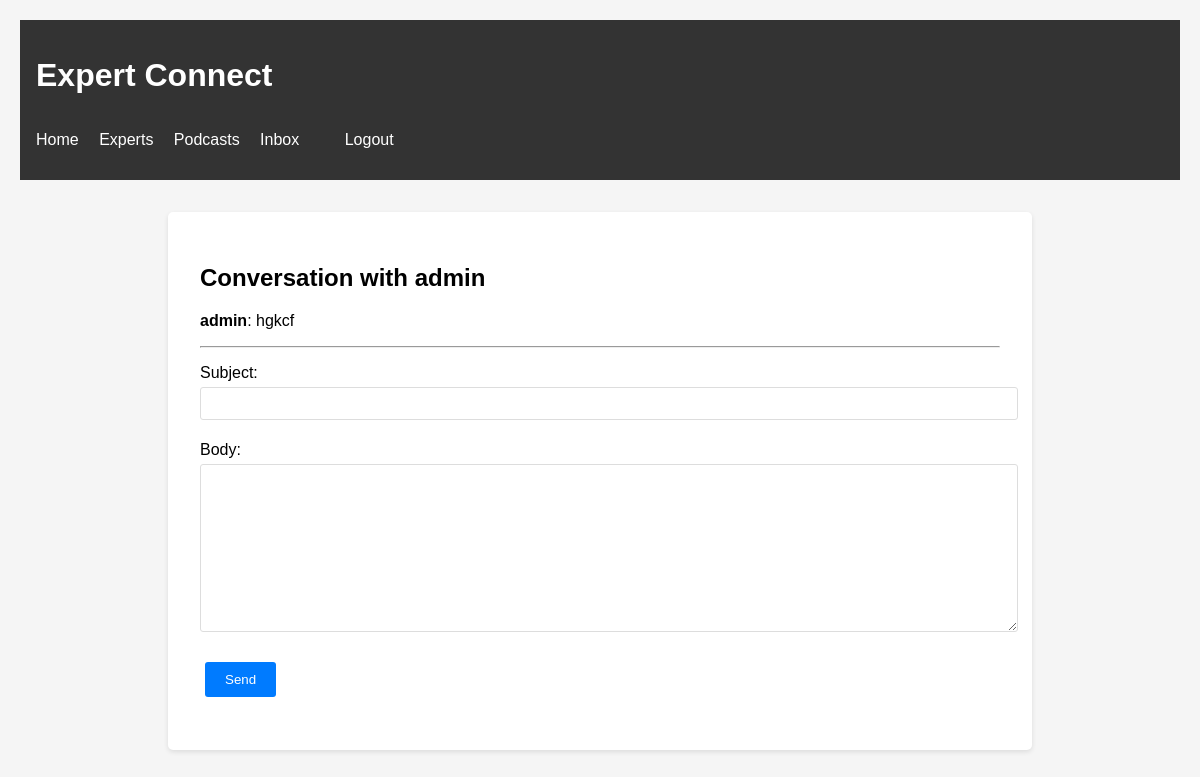
The app's page /messages/1/ (signed in) with its own data.
### expert_connect/core/models.py (models this page shows, shortened)
class User(AbstractUser):
    USER_TYPE_CHOICES = (
        ("expert", "Expert"),
        ("podcaster", "Podcaster"),
    )
    user_type = models.CharField(max_length=10, choices=USER_TYPE_CHOICES)

class Message(models.Model):
    sender = models.ForeignKey(User, related_name="sent_messages", on_delete=models.CASCADE)
    receiver = models.ForeignKey(User, related_name="received_messages", on_delete=models.CASCADE)
    subject = models.CharField(max_length=255)
    body = models.TextField()
    sent_at = models.DateTimeField(auto_now_add=True)
    read_at = models.DateTimeField(null=True, blank=True)

### expert_connect/core/views.py (the view)
# urls.py: path("messages/<int:user_id>/", views.conversation_detail, name="conversation_detail"),
@login_required
def conversation_detail(request, user_id):
    other_user = get_object_or_404(User, id=user_id)
    messages = Message.objects.filter(
        (Q(sender=request.user) & Q(receiver=other_user)) |
        (Q(sender=other_user) & Q(receiver=request.user))
    ).order_by("sent_at")
    Message.objects.filter(sender=other_user, receiver=request.user).update(read_at=timezone.now())
    if request.method == "POST":
        form = MessageForm(request.POST)
        if form.is_valid():
            message = form.save(commit=False)
            message.sender = request.user
            message.receiver = other_user
            message.save()
            return redirect("conversation_detail", user_id=user_id)
    else:
        form = MessageForm(initial={"receiver": other_user})
    return render(request, "conversation_detail.html", {"other_user": other_user, "messages": messages, "form": form})

### expert_connect/core/forms.py
class MessageForm(forms.ModelForm):
    class Meta:
        model = Message
        fields = ["subject", "body"]

### expert_connect/templates/conversation_detail.html (shortened to what this page needs)
{% extends "base.html" %}
{% block content %}
<h2>Conversation with {{ other_user.username }}</h2>
{% for message in messages %}
    <p><strong>{{ message.sender.username }}</strong>: {{ message.body }}</p>
{% endfor %}
<hr>
<form method="post">
    {{ form.as_p }}
    <button type="submit">Send</button>
</form>
{% endblock %}

### expert_connect/templates/base.html (style rules this page uses)
body { font-family: Arial, sans-serif; margin: 0; padding: 20px; background-color: #f5f5f5; }
button, .btn { background-color: #007bff; color: white; border: none; padding: 10px 20px; margin: 5px; border-radius: 3px; cursor: pointer; text-decoration: none; display: inline-block; }
form { margin: 1rem 0; }
input, textarea { width: 100%; padding: 8px; margin: 5px 0; border: 1px solid #ddd; border-radius: 3px; }

### records on screen
User: username "admin"
Message: sender.username "admin", body "hgkcf"
